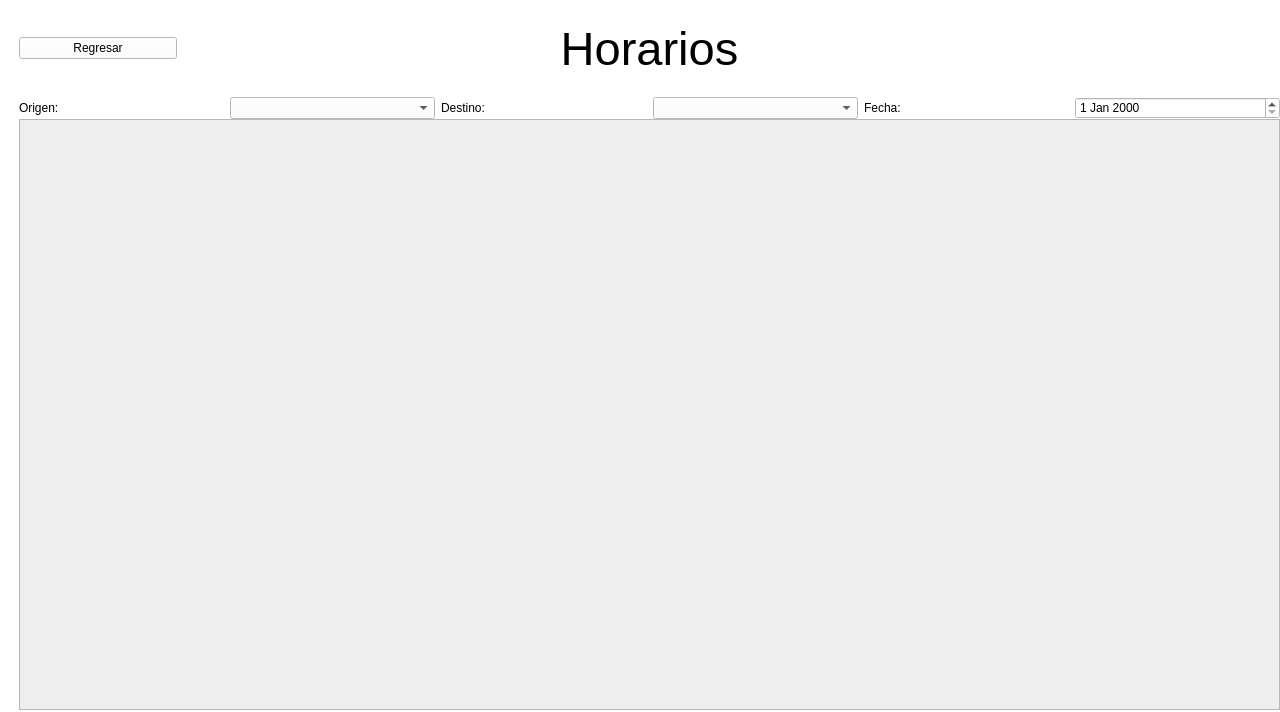
<?xml version="1.0" encoding="UTF-8"?>
<ui version="4.0">
 <class>Form</class>
 <widget class="QWidget" name="Form">
  <property name="geometry">
   <rect>
    <x>0</x>
    <y>0</y>
    <width>1280</width>
    <height>712</height>
   </rect>
  </property>
  <property name="windowTitle">
   <string>Form</string>
  </property>
  <property name="styleSheet">
   <string notr="true">background:#fff</string>
  </property>
  <widget class="QWidget" name="verticalLayoutWidget">
   <property name="geometry">
    <rect>
     <x>-1</x>
     <y>-1</y>
     <width>1281</width>
     <height>711</height>
    </rect>
   </property>
   <layout class="QVBoxLayout" name="main_layout" stretch="1,1,6">
    <property name="spacing">
     <number>0</number>
    </property>
    <property name="leftMargin">
     <number>20</number>
    </property>
    <item>
     <layout class="QHBoxLayout" name="var_layout" stretch="1,6,1">
      <item>
       <layout class="QVBoxLayout" name="verticalLayout_4">
        <item>
         <widget class="QPushButton" name="boton_regresar">
          <property name="text">
           <string>Regresar</string>
          </property>
         </widget>
        </item>
       </layout>
      </item>
      <item>
       <layout class="QVBoxLayout" name="verticalLayout_3">
        <item>
         <widget class="QLabel" name="label_horario">
          <property name="font">
           <font>
            <pointsize>35</pointsize>
            <fontweight>DemiBold</fontweight>
           </font>
          </property>
          <property name="text">
           <string>Horarios</string>
          </property>
          <property name="alignment">
           <set>Qt::AlignmentFlag::AlignCenter</set>
          </property>
          <property name="wordWrap">
           <bool>false</bool>
          </property>
         </widget>
        </item>
       </layout>
      </item>
      <item>
       <layout class="QVBoxLayout" name="verticalLayout_2">
        <item>
         <widget class="QLabel" name="label_logo">
          <property name="text">
           <string/>
          </property>
          <property name="pixmap">
           <pixmap>../../../../../.designer/recursos/logo.png</pixmap>
          </property>
          <property name="alignment">
           <set>Qt::AlignmentFlag::AlignCenter</set>
          </property>
         </widget>
        </item>
       </layout>
      </item>
     </layout>
    </item>
    <item>
     <layout class="QHBoxLayout" name="filtros_layout" stretch="1,1,1">
      <property name="spacing">
       <number>6</number>
      </property>
      <item>
       <layout class="QHBoxLayout" name="horizontalLayout_4">
        <item>
         <widget class="QLabel" name="label_origen">
          <property name="text">
           <string>Origen:</string>
          </property>
         </widget>
        </item>
        <item>
         <widget class="QComboBox" name="combo_origen"/>
        </item>
       </layout>
      </item>
      <item>
       <layout class="QHBoxLayout" name="horizontalLayout_3">
        <item>
         <widget class="QLabel" name="label_detino">
          <property name="text">
           <string>Destino:</string>
          </property>
         </widget>
        </item>
        <item>
         <widget class="QComboBox" name="combo_destino"/>
        </item>
       </layout>
      </item>
      <item>
       <layout class="QHBoxLayout" name="horizontalLayout_2">
        <item>
         <widget class="QLabel" name="label_fecha">
          <property name="text">
           <string>Fecha:</string>
          </property>
         </widget>
        </item>
        <item>
         <widget class="QDateEdit" name="dateEdit_fecha"/>
        </item>
       </layout>
      </item>
     </layout>
    </item>
    <item>
     <layout class="QVBoxLayout" name="verticalLayout">
      <item>
       <widget class="QScrollArea" name="scrollArea">
        <property name="styleSheet">
         <string notr="true">background:#eee</string>
        </property>
        <property name="widgetResizable">
         <bool>true</bool>
        </property>
        <widget class="QWidget" name="scrollAreaWidgetContents">
         <property name="geometry">
          <rect>
           <x>0</x>
           <y>0</y>
           <width>1256</width>
           <height>528</height>
          </rect>
         </property>
        </widget>
       </widget>
      </item>
     </layout>
    </item>
   </layout>
  </widget>
 </widget>
 <resources/>
 <connections/>
</ui>
